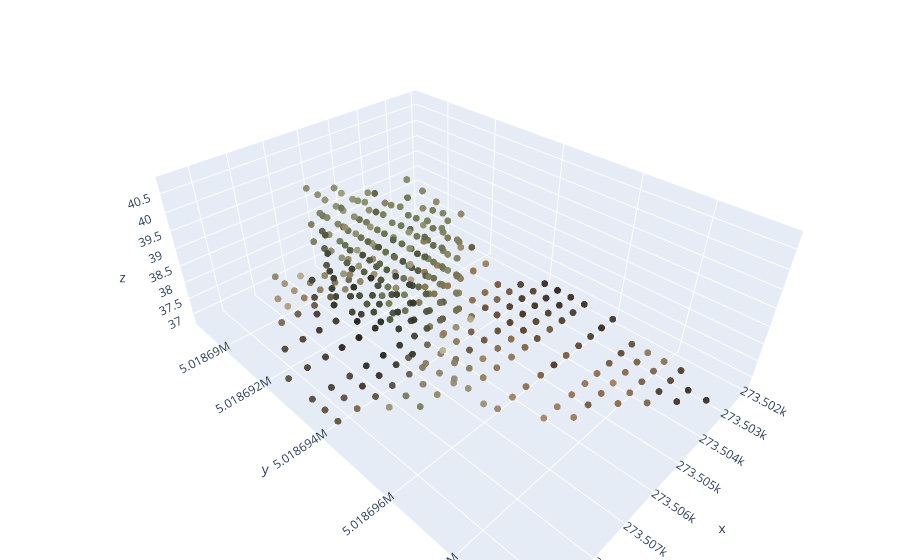

Notebook code cell kept with this figure:
### Markdown cell above
Voxelgrid with reduced PCD

### Code cell
voxel_grid_reduced = o3d.geometry.VoxelGrid.create_from_point_cloud(pcd_reduced, voxel_size=vsize)
show_voxelgrid_plotly(voxel_grid_reduced, marker_size=4)

### Figure 1 — Plotly figure (JSON) as saved in the notebook; plotly's stock layout.template omitted (floating-point values rounded to 4 significant figures; data arrays with more than 128 entries replaced by an {"elided": "..."} marker saying what was removed)
{"data": [{"marker": {"color": {"elided": "437 str values"}, "opacity": 0.95, "size": 4}, "mode": "markers", "type": "scatter3d", "x": {"elided": "437 float values"}, "y": {"elided": "437 float values"}, "z": {"elided": "437 float values"}}], "layout": {"margin": {"b": 0, "l": 0, "r": 0, "t": 0}, "scene": {"aspectmode": "data"}}}
